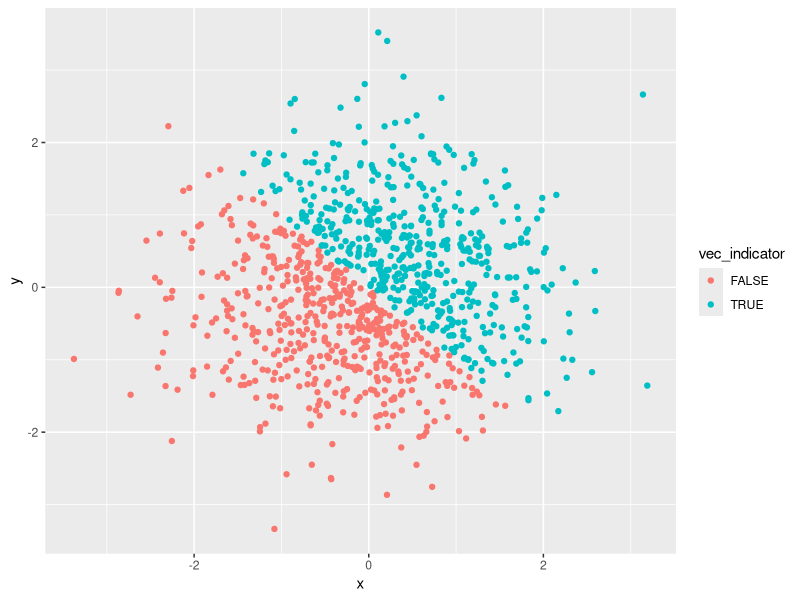
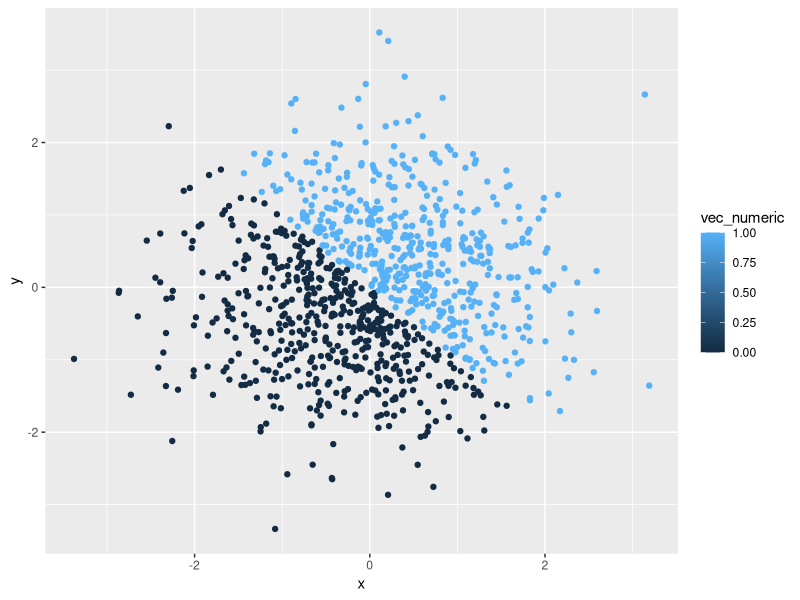
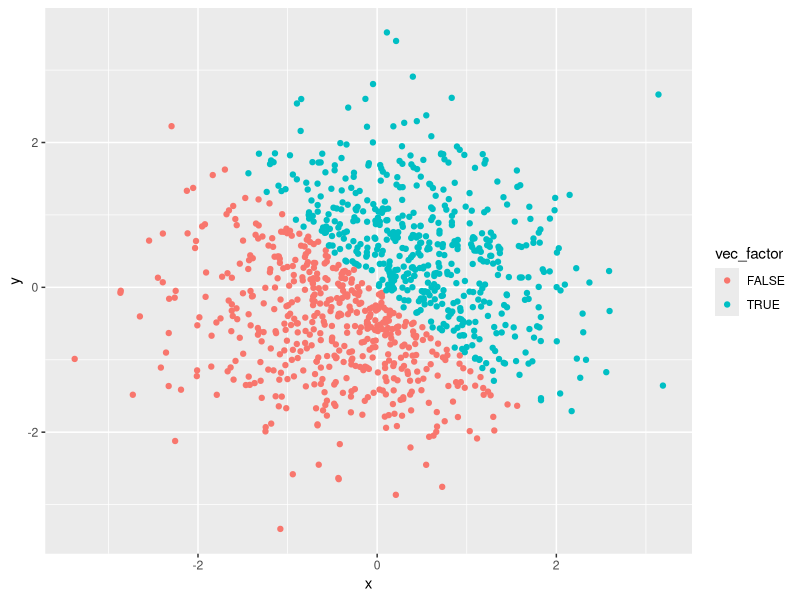
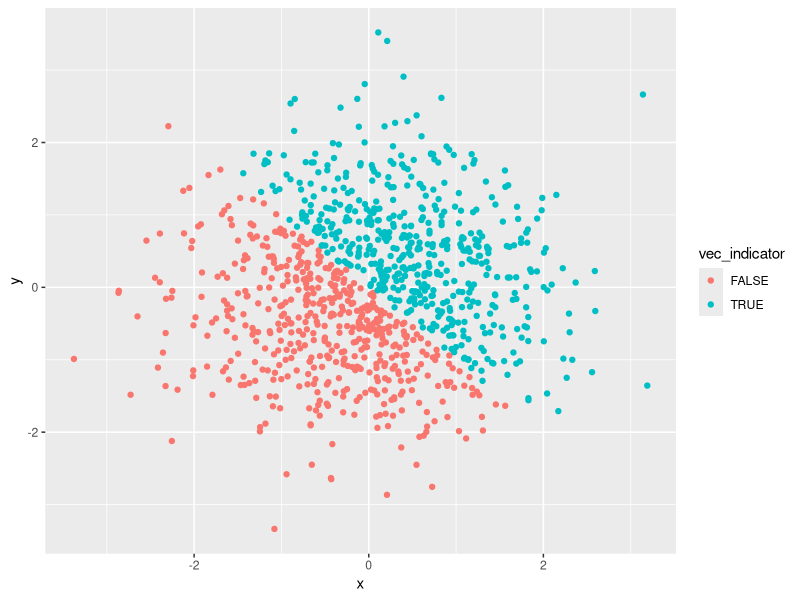

Generate these figures, in order, with R:
## ---- chunk 1
library(tidyverse)
## ---- chunk 2
problem1_df = tibble(
  vec_runiform = runif(10,min=0,max=5),
  vec_logical = output_column(vec_runiform > 2),
  vec_character = c("My","name","is","Yuxin","I","love","Data","Science","a","lot"),
  vec_factor = factor(c("male", "male", "female", "female","male","female","male","female","male","male"))
)
problem1_df
## ---- chunk 3
as.numeric(as.factor(problem1_df$vec_character))
as.numeric(as.character(problem1_df$vec_factor))
## ---- chunk 4
problem2_df = tibble(
  x = rnorm(1000),
  y= rnorm(1000),
  vec_indicator = output_column (x+y > 0), 
  vec_numeric  = as.numeric(vec_indicator),
  vec_factor = as.factor(vec_indicator))
problem2_df
## ---- chunk 5
scatterplot1 <- ggplot(problem2_df, aes(x = x, y = y,color=vec_indicator)) + geom_point()
scatterplot2 <-ggplot(problem2_df, aes(x = x, y = y,color=vec_numeric)) + geom_point()
scatterplot3 <-ggplot(problem2_df, aes(x = x, y = y,color=vec_factor)) + geom_point()
scatterplot1
scatterplot2
scatterplot3
ggsave("scatterplot1.png",plot=scatterplot1)
